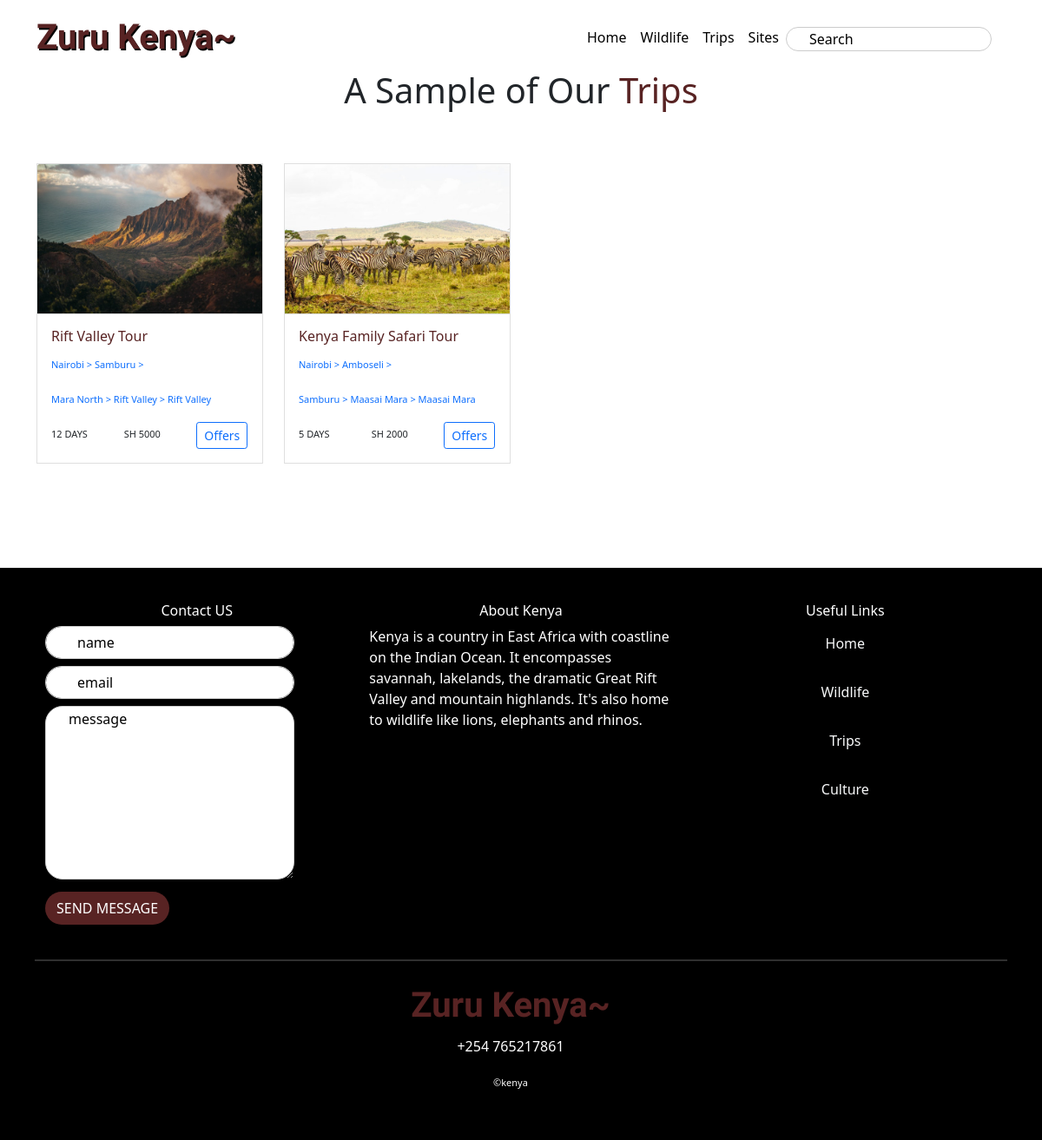
The page /trips/ on the database its author committed.
### app/models.py (models this page shows, shortened)
class Trips(models.Model):
    image = models.ImageField(upload_to="pics")
    title = models.CharField(max_length=100)
    startDate = models.DateTimeField(default=timezone.now)
    destination1 = models.CharField(max_length=100)
    destination2 = models.CharField(max_length=100)
    destination3 = models.CharField(max_length=100)
    destination4 = models.CharField(max_length=100, null=True)
    destination5 = models.CharField(max_length=100, null=True)
    duration = models.IntegerField()
    amount = models.IntegerField()
    offer = models.BooleanField(default=False)

### app/views.py (the view)
# urls.py: path('trips/', views.trips, name="trips"),
def trips(request):
    trips = Trips.objects.all()
    return render(request, "app/trips.html", {'trips': trips})

### app/templates/app/trips.html (shortened to what this page needs)
{% extends "app/base.html" %} {% load static %} {% block content %}
<div class="container">
    <div class="text-center">
        <h4 class="trips">
            <span class="one"> A Sample of Our</span> <span class="two">Trips</span>
        </h4>
    </div>
    <div class="row mt-2">
        {% for trip in trips %}
        <div class="col-md-3">
            <div class="card">
                <div class="card-header p-0">
                    <img src="{{trip.image.url}}" alt="" class="img-fluid card-img-top">
                </div>
                <div class="card-body">
                    <h6 class="brown">
                        {{trip.title}}
                    </h6>
                    <p class="text-primary"><small>{{trip.destination1}} &gt; {{trip.destination2}} &gt; </small></p>
                    <p class="text-primary"><small>{{trip.destination3}} &gt; {{trip.destination4}} &gt; {{trip.destination4}}</small> </p>
                    <div class="row">
                        <div class="col-md-4">
                            <small>{{trip.duration}} DAYS</small>
                        </div>
                        <div class="col-md-4">
                            <small>SH {{trip.amount}}</small>
                        </div>
                        {% if trip.offer %}
                        <div class="col-md-4">
                            <button class="btn btn-outline-primary btn-sm">Offers</button>
                        </div>
                        {% endif %}
                    </div>
                </div>
            </div>
        </div>
        {% endfor %}
    </div>
</div>
{% endblock %}

### app/static/app/styles.css (style rules this page uses)
body { overflow-x: hidden !important; }
h4 { font-size: 40px; }
h4>span.two, h6.mb-3 { color: rgb(88, 35, 35); }
.card>.card-body { background-color: #ffffffd7 !important; }
div.card { border-radius: 0 !important; margin-bottom: 80px; }
p.brown, h6.brown { color: rgb(88, 35, 35) !important; }
h4.trips { margin-top: 80px !important; margin-bottom: 60px !important; }
small { font-size: 11px !important; }

### rows shown on the page
Trips: image (picture), title "Rift Valley Tour", destination1 "Nairobi", destination2 "Samburu", destination3 "Mara North", destination4 "Rift Valley", duration "12", amount "5000", offer "Offers"
Trips: image (picture), title "Kenya Family Safari Tour", destination1 "Nairobi", destination2 "Amboseli", destination3 "Samburu", destination4 "Maasai Mara", duration "5", amount "2000", offer "Offers"
